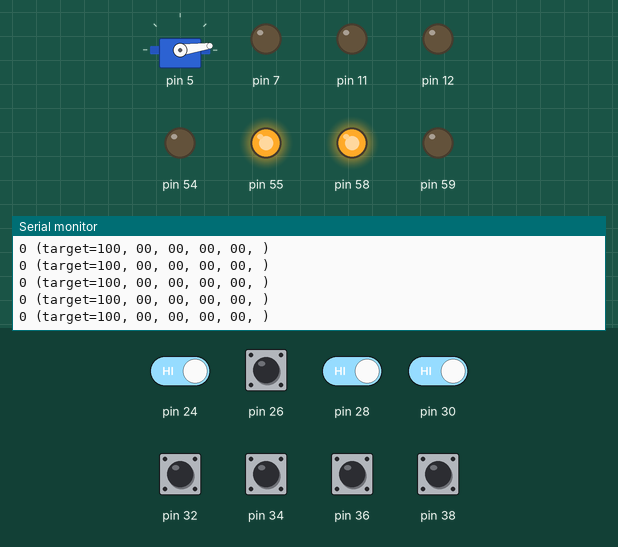
The sketch below on a simulated Arduino Mega 2560, built with avr-gcc and run on an emulated ATmega2560. On the bench: servo, output pins drawn as LEDs (lit = HIGH), the last lines printed to the serial monitor. The test bench sets the inputs (shaded band); at power-on: pin 24, pin 26, pin 28, pin 30, pin 32, pin 34, pin 36, pin 38 HIGH.

Above: at 1.2 s.
1.3 s: pin 28 driven LOW and pin 30 driven LOW
At 1.34 s:
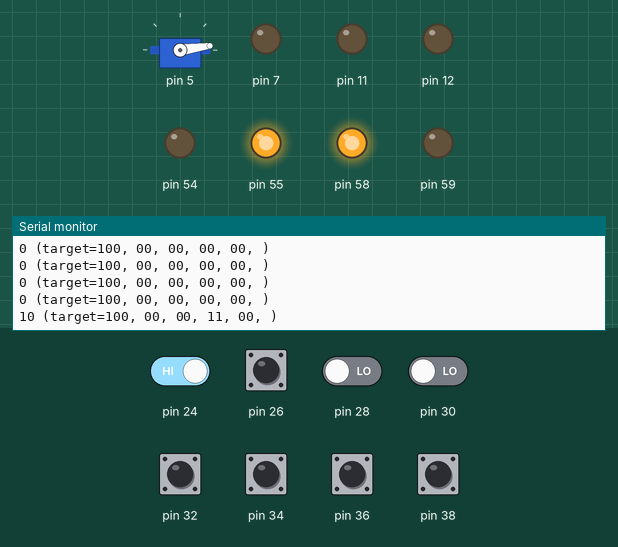
4.3 s: pin 28 driven HIGH
At 4.35 s:
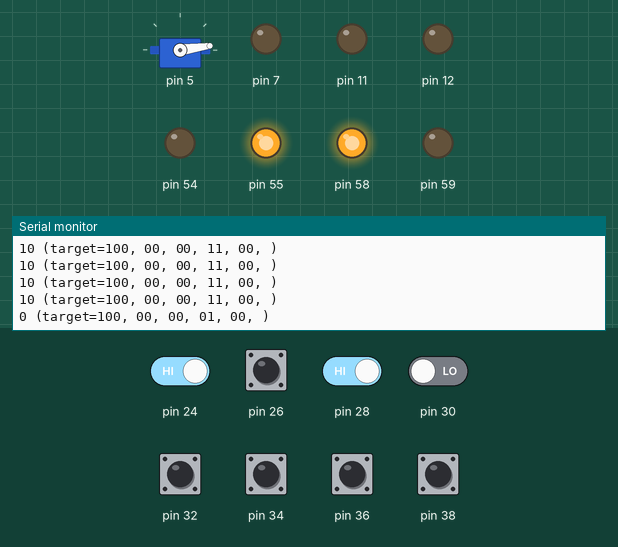
7.3 s: pin 28 driven LOW
At 7.31 s:
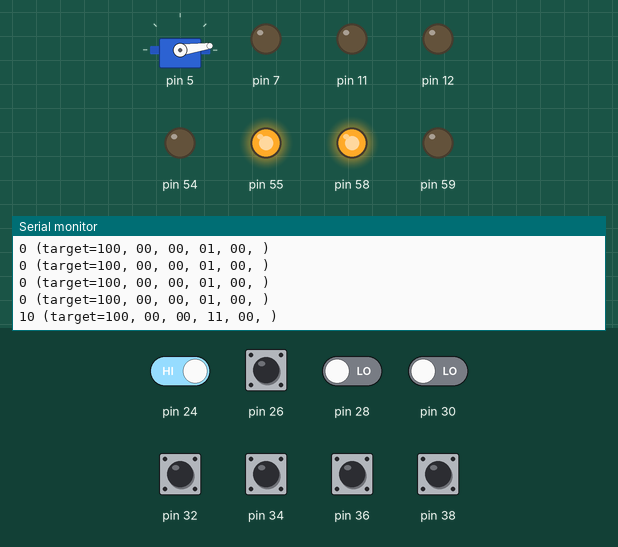
10.3 s: pin 30 driven HIGH
At 10.33 s:
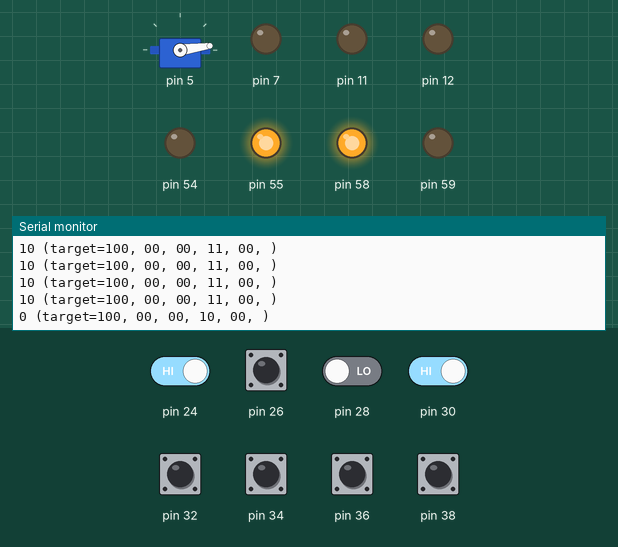
13.3 s: pin 24 driven LOW and pin 30 driven LOW
At 13.34 s:
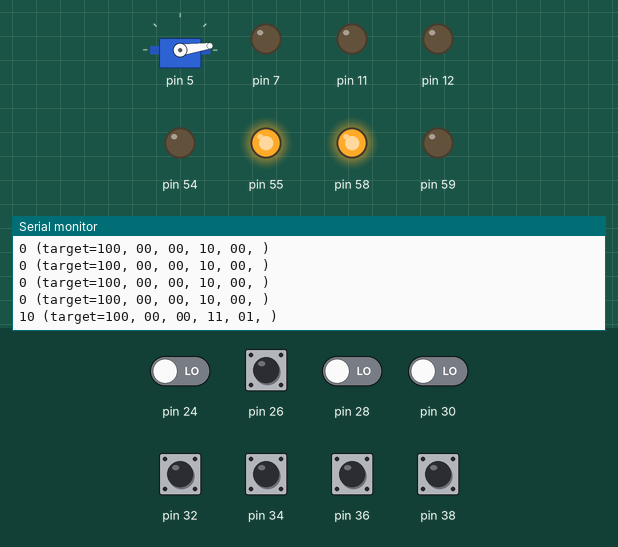
16.3 s: pin 24 driven HIGH
At 16.35 s:
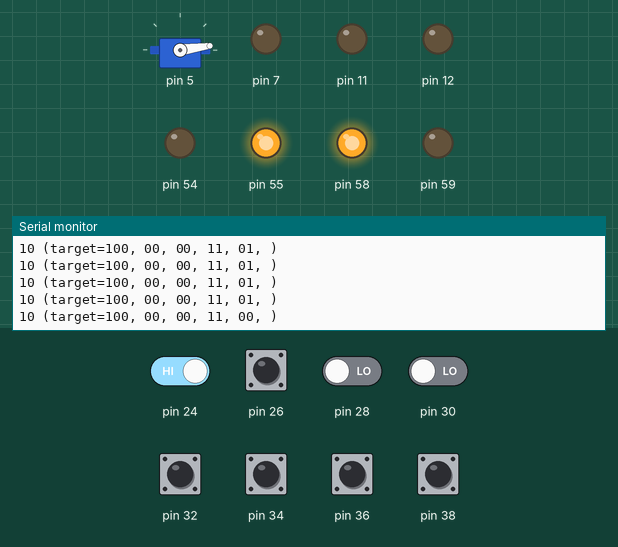
Timing chart, 0 to 19.3 s (numbered marks = the images above; inputs shaded):
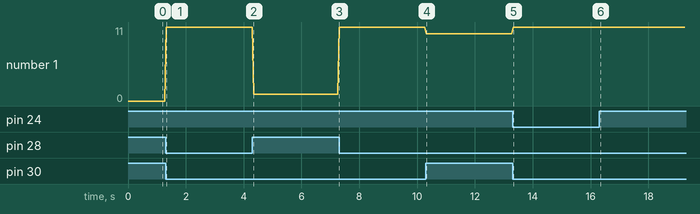

The sketch:

ReedswitchesTests.ino
```cpp
#include <Servo.h>
#include <Hardware.h>
#include <Vehicle.h>
#include <AllStates.h>
using namespace Vehicle;

void setup()
{
  Serial.begin(9600);

  Vehicle::Setup();
}

void loop()
{
  Serial.print(reedswitches.GetValue(), BIN);
  Serial.print(" (target=");
  Serial.print(States::AlignmentReedSwitchZoneLancement::TARGET, BIN);
  Serial.print(", ");
  for(int i = 3; i >= 0; i--){
    Serial.print(reedswitches.ARRAY[i]._TopReedSwitch.IsActive());
    Serial.print(reedswitches.ARRAY[i]._BottomReedSwitch.IsActive());
    Serial.print(", ");
  }
  Serial.println(")");
  delay(50);
}
```

Measured:
- after the input at 1.3 s, the serial monitor: prints a new line at once (image 1)
- after the input at 4.3 s, the serial monitor: prints a new line at once (image 2)
- after the input at 7.3 s, the serial monitor: prints a new line at once (image 3)
- after the input at 10.3 s, the serial monitor: prints a new line at once (image 4)
- after the input at 13.3 s, the serial monitor: prints a new line at once (image 5)
- after the input at 16.3 s, the serial monitor: prints a new line at once (image 6)
- plotted number 1: 0 → 11 after the input at 1.3 s, 11 → 1 after the input at 4.3 s, 1 → 11 after the input at 7.3 s, 10 → 11 after the input at 13.3 s
